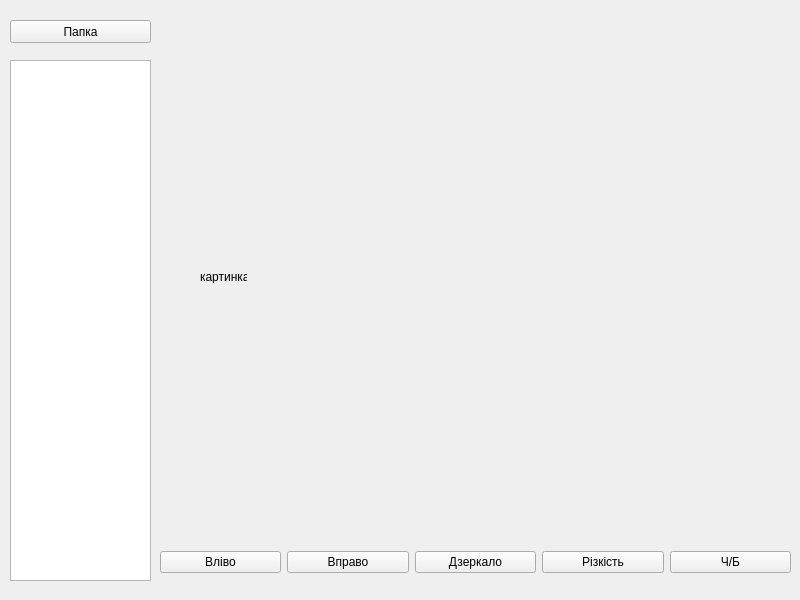
<?xml version="1.0" encoding="UTF-8"?>
<ui version="4.0">
 <class>MainWindow</class>
 <widget class="QMainWindow" name="MainWindow">
  <property name="geometry">
   <rect>
    <x>0</x>
    <y>0</y>
    <width>800</width>
    <height>600</height>
   </rect>
  </property>
  <property name="windowTitle">
   <string>MainWindow</string>
  </property>
  <widget class="QWidget" name="centralwidget">
   <widget class="QWidget" name="horizontalLayoutWidget">
    <property name="geometry">
     <rect>
      <x>160</x>
      <y>550</y>
      <width>631</width>
      <height>25</height>
     </rect>
    </property>
    <layout class="QHBoxLayout" name="horizontalLayout_2">
     <item>
      <widget class="QPushButton" name="left_btn">
       <property name="text">
        <string>Вліво</string>
       </property>
      </widget>
     </item>
     <item>
      <widget class="QPushButton" name="right_btn">
       <property name="text">
        <string>Вправо</string>
       </property>
      </widget>
     </item>
     <item>
      <widget class="QPushButton" name="mirror_btn">
       <property name="text">
        <string>Дзеркало</string>
       </property>
      </widget>
     </item>
     <item>
      <widget class="QPushButton" name="sharp_btn">
       <property name="text">
        <string>Різкість</string>
       </property>
      </widget>
     </item>
     <item>
      <widget class="QPushButton" name="bw_btn">
       <property name="text">
        <string>Ч/Б</string>
       </property>
      </widget>
     </item>
    </layout>
   </widget>
   <widget class="QListWidget" name="files_list">
    <property name="geometry">
     <rect>
      <x>10</x>
      <y>60</y>
      <width>141</width>
      <height>521</height>
     </rect>
    </property>
   </widget>
   <widget class="QPushButton" name="dir_btn">
    <property name="geometry">
     <rect>
      <x>10</x>
      <y>20</y>
      <width>141</width>
      <height>23</height>
     </rect>
    </property>
    <property name="text">
     <string>Папка</string>
    </property>
   </widget>
   <widget class="QLabel" name="photo_lb">
    <property name="geometry">
     <rect>
      <x>200</x>
      <y>270</y>
      <width>47</width>
      <height>13</height>
     </rect>
    </property>
    <property name="text">
     <string>картинка</string>
    </property>
   </widget>
  </widget>
 </widget>
 <resources/>
 <connections/>
</ui>
